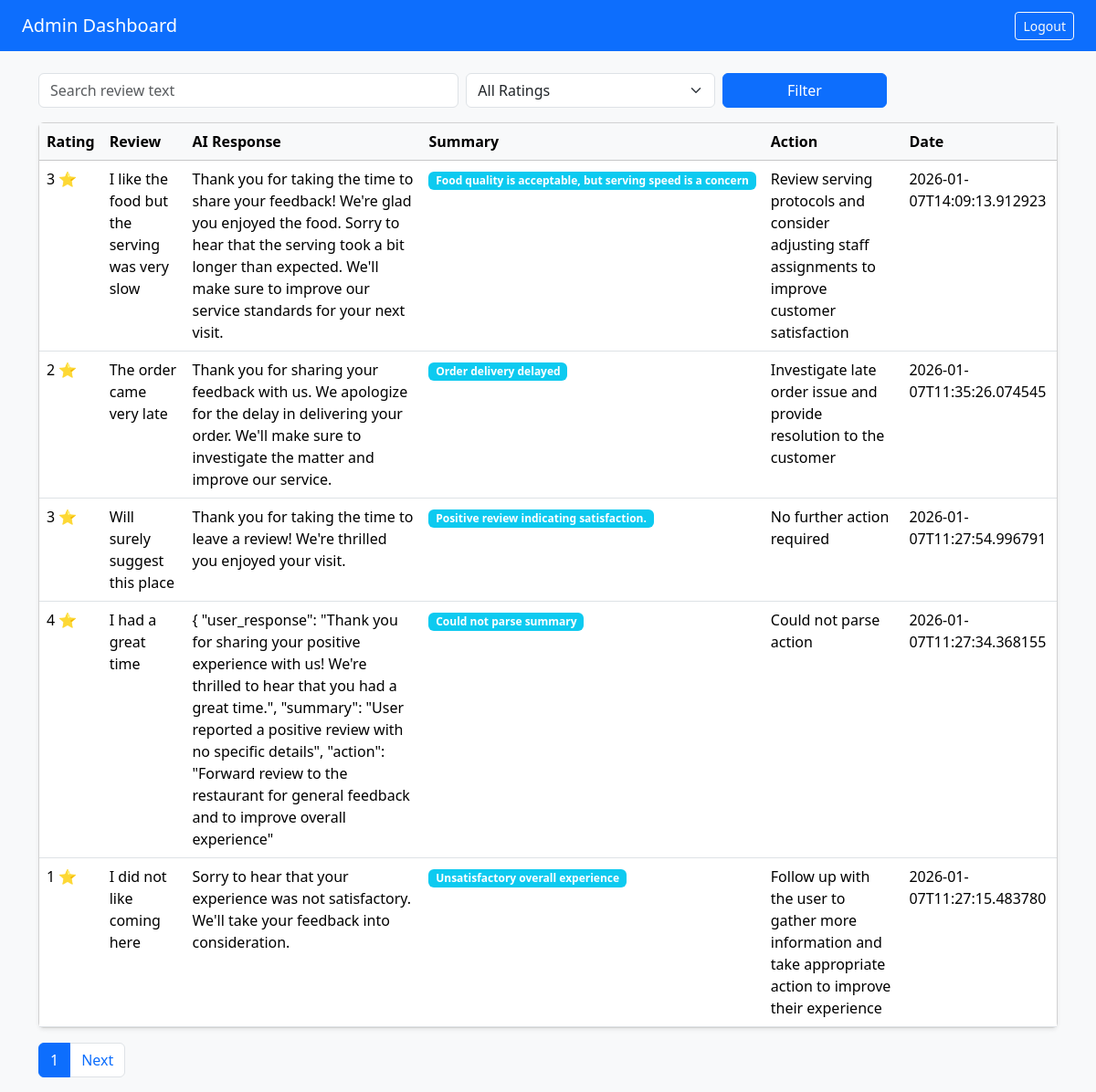
/admin (signed in), run on the app's committed database.
### tables this page shows
CREATE TABLE reviews (
        id INTEGER PRIMARY KEY AUTOINCREMENT,
        user_rating INTEGER NOT NULL,
        user_review TEXT NOT NULL,
        ai_response TEXT,
        ai_summary TEXT,
        ai_action TEXT,
        created_at TEXT NOT NULL
    );

### app.py (the view)
@app.route("/admin")
def admin_dashboard():
    if not session.get("admin_logged_in"):
        return redirect("/admin/login")
    search = request.args.get("search", "").strip()
    rating = request.args.get("rating", "").strip()
    page = request.args.get("page", 1, type=int)
    rating_value = int(rating) if rating.isdigit() else None
    reviews = get_filtered_reviews(
        search=search,
        rating=rating_value,
        page=page
    )
    return render_template(
        "admin.html",
        reviews=reviews,
        page=page,
        search=search,
        rating=rating
    )

### db.py (called while the page is built)
def get_connection():
    return sqlite3.connect(DB_NAME)

def get_filtered_reviews(search="", rating=None, page=1, per_page=5):
    conn = get_connection()
    cur = conn.cursor()
    query = """
        SELECT user_rating, user_review, ai_response, ai_summary, ai_action, created_at
        FROM reviews
        WHERE 1=1
    """
    params = []
    if search:
        query += " AND user_review LIKE ?"
        params.append(f"%{search}%")
    if rating:
        query += " AND user_rating = ?"
        params.append(rating)
    query += " ORDER BY created_at DESC LIMIT ? OFFSET ?"
    params.extend([per_page, (page - 1) * per_page])
    cur.execute(query, params)
    rows = cur.fetchall()
    conn.close()
    return [
        {
            "rating": r[0],
            "review": r[1],
            "ai_response": r[2],
            "summary": r[3],
            "action": r[4],
            "created_at": r[5]
        }
        for r in rows
    ]

### templates/admin.html (shortened to what this page needs)
<!DOCTYPE html>
<html>
<head>
  <link href="https://cdn.jsdelivr.net/npm/bootstrap@5.3.2/dist/css/bootstrap.min.css" rel="stylesheet">
</head>
<body class="bg-light">
<nav class="navbar navbar-dark bg-primary px-4">
  <span class="navbar-brand">Admin Dashboard</span>
  <a href="/admin/logout" class="btn btn-sm btn-outline-light">Logout</a>
</nav>
<div class="container mt-4">
  <form class="row g-2 mb-3">
    <div class="col-md-5">
      <input name="search" value="{{ search }}" class="form-control" placeholder="Search review text">
    </div>
    <div class="col-md-3">
      <select name="rating" class="form-select">
        <option value="">All Ratings</option>
      </select>
    </div>
    <div class="col-md-2">
      <button class="btn btn-primary w-100">Filter</button>
    </div>
  </form>
  <div class="card shadow-sm">
    <div class="card-body p-0">
      <table class="table table-hover mb-0">
        <thead class="table-light">
          <tr>
            <th>Rating</th>
            <th>Review</th>
            <th>AI Response</th>
            <th>Summary</th>
            <th>Action</th>
            <th>Date</th>
          </tr>
        </thead>
        <tbody>
          {% for r in reviews %}
          <tr>
            <td>{{ r.rating }} ⭐</td>
            <td>{{ r.review }}</td>
            <td>{{ r.ai_response }}</td>
            <td><span class="badge bg-info">{{ r.summary }}</span></td>
            <td>{{ r.action }}</td>
            <td>{{ r.created_at }}</td>
          </tr>
          {% endfor %}
        </tbody>
      </table>
    </div>
  </div>
  <nav class="mt-3">
    <ul class="pagination">
      <li class="page-item active">
        <span class="page-link">{{ page }}</span>
      </li>
      <li class="page-item">
        <a class="page-link" href="?page={{ page+1 }}&search={{ search }}&rating={{ rating }}">Next</a>
      </li>
    </ul>
  </nav>
</div>
</body>
</html>

### data on the page
reviews: rating "3", review "I like the food but the serving was very slow", ai_response "Thank you for taking the time to share your feedback! We're glad you enjoyed the food. Sorry to hear that the serving took a bit longer than expected. We'll make sure to improve our service standards for your next visit.", summary "Food quality is acceptable, but serving speed is a concern", action "Review serving protocols and consider adjusting staff assignments to improve customer satisfaction", created_at "2026-01-07T14:09:13.912923"
reviews: rating "2", review "The order came very late", ai_response "Thank you for sharing your feedback with us. We apologize for the delay in delivering your order. We'll make sure to investigate the matter and improve our service.", summary "Order delivery delayed", action "Investigate late order issue and provide resolution to the customer", created_at "2026-01-07T11:35:26.074545"
reviews: rating "3", review "Will surely suggest this place", ai_response "Thank you for taking the time to leave a review! We're thrilled you enjoyed your visit.", summary "Positive review indicating satisfaction.", action "No further action required", created_at "2026-01-07T11:27:54.996791"
reviews: rating "4", review "I had a great time", ai_response "{ \"user_response\": \"Thank you for sharing your positive experience with us! We're thrilled to hear that you had a great time.\", \"summary\": \"User reported a positive review with no specific details\", \"action\": \"Forward review to the restaurant for general feedback and to improve overall experience\"", summary "Could not parse summary", action "Could not parse action", created_at "2026-01-07T11:27:34.368155"
reviews: rating "1", review "I did not like coming here", ai_response "Sorry to hear that your experience was not satisfactory. We'll take your feedback into consideration.", summary "Unsatisfactory overall experience", action "Follow up with the user to gather more information and take appropriate action to improve their experience", created_at "2026-01-07T11:27:15.483780"

### other printed values
{{ page }} "1"
